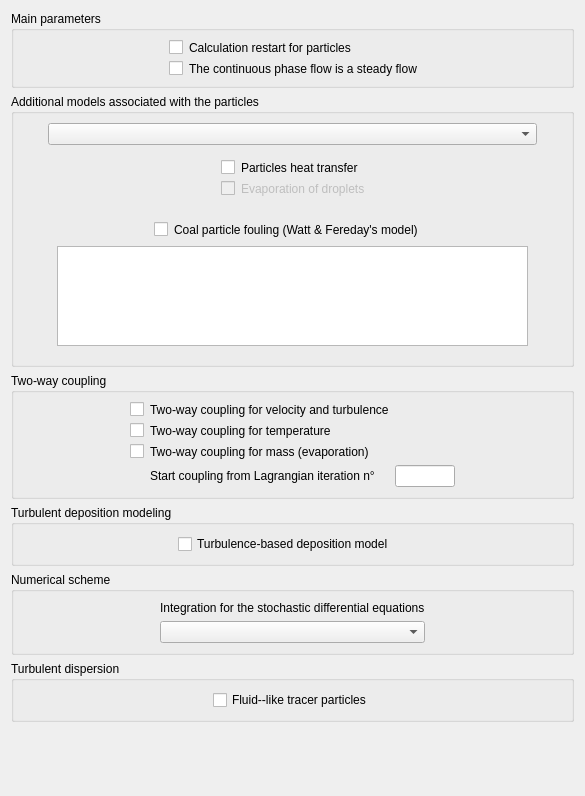
<?xml version="1.0" encoding="UTF-8"?>
<ui version="4.0">
 <class>LagrangianForm</class>
 <widget class="QWidget" name="LagrangianForm">
  <property name="geometry">
   <rect>
    <x>0</x>
    <y>0</y>
    <width>585</width>
    <height>796</height>
   </rect>
  </property>
  <property name="windowTitle">
   <string>Form</string>
  </property>
  <layout class="QVBoxLayout" name="verticalLayout_4">
   <item>
    <widget class="QGroupBox" name="groupBoxMain">
     <property name="toolTip">
      <string>&lt;html&gt;&lt;head/&gt;&lt;body&gt;&lt;p&gt;&lt;span style=&quot; font-size:9pt;&quot;&gt;Specify the main parameters of the Lagrangian module.&lt;/span&gt;&lt;/p&gt;&lt;/body&gt;&lt;/html&gt;</string>
     </property>
     <property name="title">
      <string>Main parameters</string>
     </property>
     <layout class="QHBoxLayout" name="horizontalLayout">
      <item>
       <spacer>
        <property name="orientation">
         <enum>Qt::Horizontal</enum>
        </property>
        <property name="sizeHint" stdset="0">
         <size>
          <width>27</width>
          <height>13</height>
         </size>
        </property>
       </spacer>
      </item>
      <item>
       <layout class="QGridLayout" name="gridLayout">
        <item row="0" column="1">
         <widget class="QLabel" name="labelISUILA">
          <property name="toolTip">
           <string>&lt;html&gt;&lt;head/&gt;&lt;body&gt;&lt;p&gt;&lt;span style=&quot; font-size:9pt;&quot;&gt;Activate or not the calculation restart for particles. The global calculation must also be a restart calculation. &lt;/span&gt;&lt;/p&gt;&lt;/body&gt;&lt;/html&gt;</string>
          </property>
          <property name="text">
           <string>Calculation restart for particles</string>
          </property>
         </widget>
        </item>
        <item row="1" column="1">
         <widget class="QLabel" name="labelISTTIO">
          <property name="toolTip">
           <string>&lt;html&gt;&lt;head/&gt;&lt;body&gt;&lt;p&gt;&lt;span style=&quot; font-size:9pt;&quot;&gt;Specify whether the continuous phase flow is steady or not.&lt;/span&gt;&lt;/p&gt;&lt;/body&gt;&lt;/html&gt;</string>
          </property>
          <property name="text">
           <string>The continuous phase flow is a steady flow</string>
          </property>
         </widget>
        </item>
        <item row="0" column="0">
         <widget class="QCheckBox" name="checkBoxISUILA">
          <property name="toolTip">
           <string>&lt;html&gt;&lt;head/&gt;&lt;body&gt;&lt;p&gt;&lt;span style=&quot; font-size:9pt;&quot;&gt;Activate or not the calculation restart for particles. The global calculation must also be a restart calculation. &lt;/span&gt;&lt;/p&gt;&lt;/body&gt;&lt;/html&gt;</string>
          </property>
          <property name="text">
           <string/>
          </property>
         </widget>
        </item>
        <item row="1" column="0">
         <widget class="QCheckBox" name="checkBoxISTTIO">
          <property name="toolTip">
           <string>&lt;html&gt;&lt;head/&gt;&lt;body&gt;&lt;p&gt;&lt;span style=&quot; font-size:9pt;&quot;&gt;Specify whether the continuous phase flow is steady or not.&lt;/span&gt;&lt;/p&gt;&lt;/body&gt;&lt;/html&gt;</string>
          </property>
          <property name="text">
           <string/>
          </property>
         </widget>
        </item>
       </layout>
      </item>
      <item>
       <spacer>
        <property name="orientation">
         <enum>Qt::Horizontal</enum>
        </property>
        <property name="sizeHint" stdset="0">
         <size>
          <width>26</width>
          <height>17</height>
         </size>
        </property>
       </spacer>
      </item>
     </layout>
    </widget>
   </item>
   <item>
    <widget class="QGroupBox" name="groupBoxPhysicsModels">
     <property name="toolTip">
      <string>&lt;html&gt;&lt;head/&gt;&lt;body&gt;&lt;p&gt;&lt;span style=&quot; font-size:9pt;&quot;&gt;Define additional models associated with the particles.&lt;/span&gt;&lt;/p&gt;&lt;/body&gt;&lt;/html&gt;</string>
     </property>
     <property name="title">
      <string>Additional models associated with the particles</string>
     </property>
     <layout class="QHBoxLayout" name="horizontalLayout_4">
      <item>
       <spacer>
        <property name="orientation">
         <enum>Qt::Horizontal</enum>
        </property>
        <property name="sizeHint" stdset="0">
         <size>
          <width>40</width>
          <height>20</height>
         </size>
        </property>
       </spacer>
      </item>
      <item>
       <layout class="QVBoxLayout" name="verticalLayout">
        <item>
         <widget class="QComboBox" name="comboBoxIPHYLA">
          <property name="toolTip">
           <string>&lt;html&gt;&lt;head/&gt;&lt;body&gt;&lt;p&gt;&lt;span style=&quot; font-size:9pt;&quot;&gt;Define additional models associated with the particles.&lt;/span&gt;&lt;/p&gt;&lt;/body&gt;&lt;/html&gt;</string>
          </property>
         </widget>
        </item>
        <item>
         <widget class="QFrame" name="frameModel1">
          <property name="frameShape">
           <enum>QFrame::NoFrame</enum>
          </property>
          <property name="frameShadow">
           <enum>QFrame::Raised</enum>
          </property>
          <layout class="QHBoxLayout" name="horizontalLayout_2">
           <item>
            <spacer name="horizontalSpacer">
             <property name="orientation">
              <enum>Qt::Horizontal</enum>
             </property>
             <property name="sizeHint" stdset="0">
              <size>
               <width>36</width>
               <height>17</height>
              </size>
             </property>
            </spacer>
           </item>
           <item>
            <layout class="QGridLayout" name="gridLayout_2">
             <item row="0" column="1">
              <widget class="QLabel" name="labelITPVAR">
               <property name="toolTip">
                <string>&lt;html&gt;&lt;head/&gt;&lt;body&gt;&lt;p&gt;&lt;span style=&quot; font-size:9pt;&quot;&gt;Activate the particle heat transfer for an evolution equation on the particle temperature (in degrees Celsius). Useful only if there is a thermal scalar associated with the continuous phase.&lt;/span&gt;&lt;/p&gt;&lt;/body&gt;&lt;/html&gt;</string>
               </property>
               <property name="text">
                <string>Particles heat transfer</string>
               </property>
              </widget>
             </item>
             <item row="1" column="1">
              <widget class="QLabel" name="labelIMPVAR">
               <property name="enabled">
                <bool>false</bool>
               </property>
               <property name="toolTip">
                <string>&lt;html&gt;&lt;head/&gt;&lt;body&gt;&lt;p&gt;&lt;span style=&quot; font-size:9pt;&quot;&gt;Activate or not the evaporation of droplets for an evolution equation on the particle mass.&lt;/span&gt;&lt;/p&gt;&lt;/body&gt;&lt;/html&gt;</string>
               </property>
               <property name="text">
                <string>Evaporation of droplets</string>
               </property>
              </widget>
             </item>
             <item row="0" column="0">
              <widget class="QCheckBox" name="checkBoxITPVAR">
               <property name="toolTip">
                <string>&lt;html&gt;&lt;head/&gt;&lt;body&gt;&lt;p&gt;&lt;span style=&quot; font-size:9pt;&quot;&gt;Activate the particle heat transfer for an evolution equation on the particle temperature (in degrees Celsius). Useful only if there is a thermal scalar associated with the continuous phase.&lt;/span&gt;&lt;/p&gt;&lt;/body&gt;&lt;/html&gt;</string>
               </property>
               <property name="text">
                <string/>
               </property>
              </widget>
             </item>
             <item row="1" column="0">
              <widget class="QCheckBox" name="checkBoxIMPVAR">
               <property name="enabled">
                <bool>false</bool>
               </property>
               <property name="toolTip">
                <string>&lt;html&gt;&lt;head/&gt;&lt;body&gt;&lt;p&gt;&lt;span style=&quot; font-size:9pt;&quot;&gt;Activate or not the evaporation of droplets for an evolution equation on the particle mass.&lt;/span&gt;&lt;/p&gt;&lt;/body&gt;&lt;/html&gt;</string>
               </property>
               <property name="text">
                <string/>
               </property>
              </widget>
             </item>
            </layout>
           </item>
           <item>
            <spacer name="horizontalSpacer_2">
             <property name="orientation">
              <enum>Qt::Horizontal</enum>
             </property>
             <property name="sizeHint" stdset="0">
              <size>
               <width>35</width>
               <height>13</height>
              </size>
             </property>
            </spacer>
           </item>
          </layout>
         </widget>
        </item>
        <item>
         <widget class="QFrame" name="frameModel2">
          <property name="frameShape">
           <enum>QFrame::NoFrame</enum>
          </property>
          <property name="frameShadow">
           <enum>QFrame::Raised</enum>
          </property>
          <layout class="QGridLayout" name="gridLayout_3">
           <item row="0" column="0">
            <spacer name="horizontalSpacer_3">
             <property name="orientation">
              <enum>Qt::Horizontal</enum>
             </property>
             <property name="sizeHint" stdset="0">
              <size>
               <width>96</width>
               <height>20</height>
              </size>
             </property>
            </spacer>
           </item>
           <item row="0" column="1">
            <layout class="QHBoxLayout" name="horizontalLayout_3">
             <item>
              <widget class="QCheckBox" name="checkBoxIENCRA">
               <property name="toolTip">
                <string>&lt;html&gt;&lt;head/&gt;&lt;body&gt;&lt;p&gt;&lt;span style=&quot; font-size:9pt;&quot;&gt;Activate or not the option of coal particle fouling. It is then necessary to specify the domain boundaries on which fouling may take place.&lt;/span&gt;&lt;/p&gt;&lt;/body&gt;&lt;/html&gt;</string>
               </property>
               <property name="text">
                <string/>
               </property>
              </widget>
             </item>
             <item>
              <widget class="QLabel" name="labelIENCRA">
               <property name="toolTip">
                <string>&lt;html&gt;&lt;head/&gt;&lt;body&gt;&lt;p&gt;&lt;span style=&quot; font-size:9pt;&quot;&gt;Activate or not the option of coal particle fouling. It is then necessary to specify the domain boundaries on which fouling may take place.&lt;/span&gt;&lt;/p&gt;&lt;/body&gt;&lt;/html&gt;</string>
               </property>
               <property name="text">
                <string>Coal particle fouling (Watt &amp; Fereday's model)</string>
               </property>
              </widget>
             </item>
             <item>
              <spacer>
               <property name="orientation">
                <enum>Qt::Horizontal</enum>
               </property>
               <property name="sizeHint" stdset="0">
                <size>
                 <width>17</width>
                 <height>17</height>
                </size>
               </property>
              </spacer>
             </item>
            </layout>
           </item>
           <item row="0" column="2">
            <spacer>
             <property name="orientation">
              <enum>Qt::Horizontal</enum>
             </property>
             <property name="sizeHint" stdset="0">
              <size>
               <width>96</width>
               <height>17</height>
              </size>
             </property>
            </spacer>
           </item>
           <item row="1" column="0" colspan="3">
            <widget class="QTableView" name="tableViewCoals">
             <property name="maximumSize">
              <size>
               <width>16777215</width>
               <height>100</height>
              </size>
             </property>
            </widget>
           </item>
          </layout>
         </widget>
        </item>
       </layout>
      </item>
      <item>
       <spacer>
        <property name="orientation">
         <enum>Qt::Horizontal</enum>
        </property>
        <property name="sizeHint" stdset="0">
         <size>
          <width>40</width>
          <height>20</height>
         </size>
        </property>
       </spacer>
      </item>
     </layout>
    </widget>
   </item>
   <item>
    <widget class="QGroupBox" name="groupBox2way">
     <property name="toolTip">
      <string>&lt;html&gt;&lt;head/&gt;&lt;body&gt;&lt;p&gt;&lt;span style=&quot; font-size:9pt;&quot;&gt;Specify the two-way coupling parameters.&lt;/span&gt;&lt;/p&gt;&lt;/body&gt;&lt;/html&gt;</string>
     </property>
     <property name="title">
      <string>Two-way coupling</string>
     </property>
     <layout class="QHBoxLayout" name="horizontalLayout_5">
      <item>
       <spacer>
        <property name="orientation">
         <enum>Qt::Horizontal</enum>
        </property>
        <property name="sizeHint" stdset="0">
         <size>
          <width>27</width>
          <height>13</height>
         </size>
        </property>
       </spacer>
      </item>
      <item>
       <layout class="QGridLayout" name="gridLayout_4">
        <item row="0" column="1">
         <widget class="QLabel" name="labelLTSDYN">
          <property name="toolTip">
           <string>&lt;html&gt;&lt;head/&gt;&lt;body&gt;&lt;p&gt;&lt;span style=&quot; font-size:9pt;&quot;&gt;Activate or not the the two-way coupling on the dynamics of the continuous phase.&lt;/span&gt;&lt;/p&gt;&lt;/body&gt;&lt;/html&gt;</string>
          </property>
          <property name="text">
           <string>Two-way coupling for velocity and turbulence</string>
          </property>
         </widget>
        </item>
        <item row="1" column="1">
         <widget class="QLabel" name="labelLTSTHE">
          <property name="toolTip">
           <string>&lt;html&gt;&lt;head/&gt;&lt;body&gt;&lt;p&gt;&lt;span style=&quot; font-size:9pt;&quot;&gt;Activate or not the the two-way coupling on temperature.&lt;/span&gt;&lt;/p&gt;&lt;/body&gt;&lt;/html&gt;</string>
          </property>
          <property name="text">
           <string>Two-way coupling for temperature</string>
          </property>
         </widget>
        </item>
        <item row="3" column="1">
         <widget class="QLabel" name="labelNSTITS">
          <property name="toolTip">
           <string>&lt;html&gt;&lt;head/&gt;&lt;body&gt;&lt;p&gt;&lt;span style=&quot; font-size:9pt;&quot;&gt;Specify the number of absolute time steps (including the restarts) after which a time-average of the two-way coupling source terms is calculated.&lt;/span&gt;&lt;/p&gt;&lt;/body&gt;&lt;/html&gt;</string>
          </property>
          <property name="text">
           <string>Start coupling from Lagrangian iteration n°</string>
          </property>
         </widget>
        </item>
        <item row="3" column="2">
         <widget class="QLineEdit" name="lineEditNSTITS">
          <property name="maximumSize">
           <size>
            <width>60</width>
            <height>16777215</height>
           </size>
          </property>
          <property name="toolTip">
           <string>&lt;html&gt;&lt;head/&gt;&lt;body&gt;&lt;p&gt;&lt;span style=&quot; font-size:9pt;&quot;&gt;Specify the number of absolute time steps (including the restarts) after which a time-average of the two-way coupling source terms is calculated.&lt;/span&gt;&lt;/p&gt;&lt;/body&gt;&lt;/html&gt;</string>
          </property>
         </widget>
        </item>
        <item row="2" column="1">
         <widget class="QLabel" name="labelLTSMAS">
          <property name="toolTip">
           <string>&lt;html&gt;&lt;head/&gt;&lt;body&gt;&lt;p&gt;&lt;span style=&quot; font-size:9pt;&quot;&gt;Activate or not the the two-way coupling on the mass.&lt;/span&gt;&lt;/p&gt;&lt;/body&gt;&lt;/html&gt;</string>
          </property>
          <property name="text">
           <string>Two-way coupling for mass (evaporation)</string>
          </property>
         </widget>
        </item>
        <item row="0" column="0">
         <widget class="QCheckBox" name="checkBoxLTSDYN">
          <property name="toolTip">
           <string>&lt;html&gt;&lt;head/&gt;&lt;body&gt;&lt;p&gt;&lt;span style=&quot; font-size:9pt;&quot;&gt;Activate or not the the two-way coupling on the dynamics of the continuous phase.&lt;/span&gt;&lt;/p&gt;&lt;/body&gt;&lt;/html&gt;</string>
          </property>
          <property name="text">
           <string/>
          </property>
         </widget>
        </item>
        <item row="1" column="0">
         <widget class="QCheckBox" name="checkBoxLTSTHE">
          <property name="toolTip">
           <string>&lt;html&gt;&lt;head/&gt;&lt;body&gt;&lt;p&gt;&lt;span style=&quot; font-size:9pt;&quot;&gt;Activate or not the the two-way coupling on temperature.&lt;/span&gt;&lt;/p&gt;&lt;/body&gt;&lt;/html&gt;</string>
          </property>
          <property name="text">
           <string/>
          </property>
         </widget>
        </item>
        <item row="2" column="0">
         <widget class="QCheckBox" name="checkBoxLTSMAS">
          <property name="toolTip">
           <string>&lt;html&gt;&lt;head/&gt;&lt;body&gt;&lt;p&gt;&lt;span style=&quot; font-size:9pt;&quot;&gt;Activate or not the the two-way coupling on the mass.&lt;/span&gt;&lt;/p&gt;&lt;/body&gt;&lt;/html&gt;</string>
          </property>
          <property name="text">
           <string/>
          </property>
         </widget>
        </item>
       </layout>
      </item>
      <item>
       <spacer>
        <property name="orientation">
         <enum>Qt::Horizontal</enum>
        </property>
        <property name="sizeHint" stdset="0">
         <size>
          <width>31</width>
          <height>20</height>
         </size>
        </property>
       </spacer>
      </item>
     </layout>
    </widget>
   </item>
   <item>
    <widget class="QGroupBox" name="groupBox_turbdepo">
     <property name="toolTip">
      <string>&lt;html&gt;&lt;head/&gt;&lt;body&gt;&lt;p&gt;&lt;br/&gt;&lt;/p&gt;&lt;/body&gt;&lt;/html&gt;</string>
     </property>
     <property name="title">
      <string>Turbulent deposition modeling</string>
     </property>
     <layout class="QHBoxLayout" name="horizontalLayout_9">
      <item>
       <spacer name="horizontalSpacer_6">
        <property name="orientation">
         <enum>Qt::Horizontal</enum>
        </property>
        <property name="sizeHint" stdset="0">
         <size>
          <width>27</width>
          <height>13</height>
         </size>
        </property>
       </spacer>
      </item>
      <item>
       <layout class="QGridLayout" name="gridLayout_6">
        <item row="0" column="1">
         <widget class="QLabel" name="labelIENCRA_2">
          <property name="toolTip">
           <string>&lt;html&gt;&lt;head/&gt;&lt;body&gt;&lt;p&gt;&lt;br/&gt;&lt;/p&gt;&lt;/body&gt;&lt;/html&gt;</string>
          </property>
          <property name="text">
           <string/>
          </property>
         </widget>
        </item>
        <item row="0" column="0">
         <widget class="QCheckBox" name="checkBoxIDEPST">
          <property name="toolTip">
           <string>&lt;html&gt;&lt;head/&gt;&lt;body&gt;&lt;p&gt;&lt;span style=&quot; font-size:9pt;&quot;&gt;Activate the particle deposition sub-model based on turbulence.&lt;/span&gt;&lt;/p&gt;&lt;/body&gt;&lt;/html&gt;</string>
          </property>
          <property name="text">
           <string>Turbulence-based deposition model</string>
          </property>
         </widget>
        </item>
       </layout>
      </item>
      <item>
       <spacer name="horizontalSpacer_5">
        <property name="orientation">
         <enum>Qt::Horizontal</enum>
        </property>
        <property name="sizeHint" stdset="0">
         <size>
          <width>40</width>
          <height>20</height>
         </size>
        </property>
       </spacer>
      </item>
     </layout>
    </widget>
   </item>
   <item>
    <widget class="QGroupBox" name="groupBox">
     <property name="toolTip">
      <string>&lt;html&gt;&lt;head/&gt;&lt;body&gt;&lt;p&gt;&lt;span style=&quot; font-size:9pt;&quot;&gt;Specify the numerical scheme advanced options.&lt;/span&gt;&lt;/p&gt;&lt;/body&gt;&lt;/html&gt;</string>
     </property>
     <property name="title">
      <string>Numerical scheme</string>
     </property>
     <layout class="QHBoxLayout" name="horizontalLayout_7">
      <item>
       <spacer>
        <property name="orientation">
         <enum>Qt::Horizontal</enum>
        </property>
        <property name="sizeHint" stdset="0">
         <size>
          <width>162</width>
          <height>13</height>
         </size>
        </property>
       </spacer>
      </item>
      <item>
       <layout class="QVBoxLayout" name="verticalLayout_3">
        <item>
         <widget class="QLabel" name="label">
          <property name="text">
           <string>Integration for the stochastic differential equations</string>
          </property>
         </widget>
        </item>
        <item>
         <widget class="QComboBox" name="comboBoxNORDRE">
          <property name="toolTip">
           <string>&lt;html&gt;&lt;head/&gt;&lt;body&gt;&lt;p&gt;Select the order of time integration of the stochastic differential equations. The order can be either first or second. &lt;/p&gt;&lt;p&gt;(Code_Saturne key word: &lt;span style=&quot; font-weight:600;&quot;&gt;NORDRE&lt;/span&gt;)&lt;/p&gt;&lt;/body&gt;&lt;/html&gt;</string>
          </property>
         </widget>
        </item>
       </layout>
      </item>
      <item>
       <spacer>
        <property name="orientation">
         <enum>Qt::Horizontal</enum>
        </property>
        <property name="sizeHint" stdset="0">
         <size>
          <width>162</width>
          <height>28</height>
         </size>
        </property>
       </spacer>
      </item>
     </layout>
    </widget>
   </item>
   <item>
    <widget class="QGroupBox" name="groupBox_turbdisp">
     <property name="toolTip">
      <string>&lt;html&gt;&lt;head/&gt;&lt;body&gt;&lt;p&gt;&lt;br/&gt;&lt;/p&gt;&lt;/body&gt;&lt;/html&gt;</string>
     </property>
     <property name="title">
      <string>Turbulent dispersion</string>
     </property>
     <layout class="QHBoxLayout" name="horizontalLayout_10">
      <item>
       <spacer name="horizontalSpacer_7">
        <property name="orientation">
         <enum>Qt::Horizontal</enum>
        </property>
        <property name="sizeHint" stdset="0">
         <size>
          <width>27</width>
          <height>13</height>
         </size>
        </property>
       </spacer>
      </item>
      <item>
       <layout class="QVBoxLayout" name="verticalLayout_2">
        <item>
         <widget class="QCheckBox" name="checkBoxMODCPL">
          <property name="toolTip">
           <string>&lt;html&gt;&lt;head/&gt;&lt;body&gt;&lt;p&gt;If checked the particles are assumed to be fluid-like tracer particles, otherwise they are material particles.&lt;/p&gt;&lt;p&gt;(Code_Saturne key word: &lt;span style=&quot; font-weight:600;&quot;&gt;MODCPL&lt;/span&gt;)&lt;/p&gt;&lt;/body&gt;&lt;/html&gt;</string>
          </property>
          <property name="text">
           <string>Fluid--like tracer particles</string>
          </property>
         </widget>
        </item>
       </layout>
      </item>
      <item>
       <spacer name="horizontalSpacer_8">
        <property name="orientation">
         <enum>Qt::Horizontal</enum>
        </property>
        <property name="sizeHint" stdset="0">
         <size>
          <width>40</width>
          <height>20</height>
         </size>
        </property>
       </spacer>
      </item>
     </layout>
    </widget>
   </item>
   <item>
    <spacer>
     <property name="orientation">
      <enum>Qt::Vertical</enum>
     </property>
     <property name="sizeHint" stdset="0">
      <size>
       <width>546</width>
       <height>31</height>
      </size>
     </property>
    </spacer>
   </item>
  </layout>
 </widget>
 <resources>
  <include location="resources_pages.qrc"/>
 </resources>
 <connections/>
</ui>
